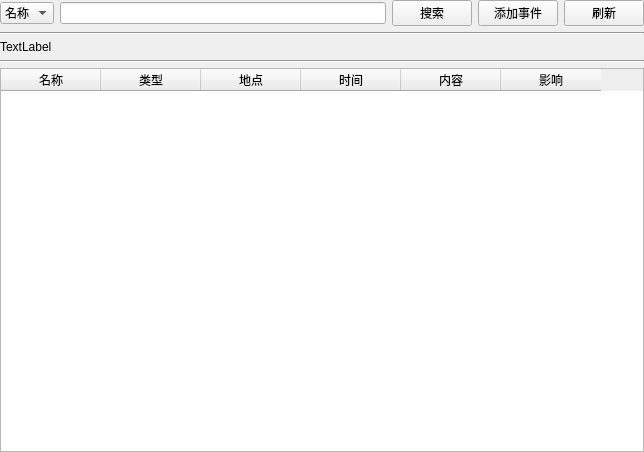
<?xml version="1.0" encoding="UTF-8"?>
<ui version="4.0">
 <class>Form</class>
 <widget class="QWidget" name="Form">
  <property name="geometry">
   <rect>
    <x>0</x>
    <y>0</y>
    <width>644</width>
    <height>452</height>
   </rect>
  </property>
  <property name="windowTitle">
   <string>Form</string>
  </property>
  <layout class="QGridLayout" name="gridLayout">
   <property name="leftMargin">
    <number>0</number>
   </property>
   <property name="topMargin">
    <number>0</number>
   </property>
   <property name="rightMargin">
    <number>0</number>
   </property>
   <property name="bottomMargin">
    <number>0</number>
   </property>
   <item row="0" column="0">
    <layout class="QVBoxLayout" name="verticalLayout">
     <item>
      <layout class="QHBoxLayout" name="horizontalLayout">
       <item>
        <widget class="QComboBox" name="search_comboBox">
         <property name="maximumSize">
          <size>
           <width>16777215</width>
           <height>16777215</height>
          </size>
         </property>
         <property name="styleSheet">
          <string notr="true">font: 12pt &quot;宋体&quot;;</string>
         </property>
         <item>
          <property name="text">
           <string>名称</string>
          </property>
         </item>
         <item>
          <property name="text">
           <string>类型</string>
          </property>
         </item>
         <item>
          <property name="text">
           <string>地点</string>
          </property>
         </item>
        </widget>
       </item>
       <item>
        <widget class="QLineEdit" name="book_search_content_lineEdit">
         <property name="styleSheet">
          <string notr="true">font: 12pt &quot;宋体&quot;;</string>
         </property>
        </widget>
       </item>
       <item>
        <widget class="QPushButton" name="search_book_pushButton">
         <property name="styleSheet">
          <string notr="true">font: 12pt &quot;宋体&quot;;</string>
         </property>
         <property name="text">
          <string>搜索</string>
         </property>
        </widget>
       </item>
       <item>
        <widget class="QPushButton" name="add_book_pushButton">
         <property name="styleSheet">
          <string notr="true">font: 12pt &quot;宋体&quot;;</string>
         </property>
         <property name="text">
          <string>添加事件</string>
         </property>
        </widget>
       </item>
       <item>
        <widget class="QPushButton" name="refresh_pushButton">
         <property name="styleSheet">
          <string notr="true">font: 12pt &quot;宋体&quot;;</string>
         </property>
         <property name="text">
          <string>刷新</string>
         </property>
        </widget>
       </item>
      </layout>
     </item>
     <item>
      <widget class="Line" name="line">
       <property name="maximumSize">
        <size>
         <width>16777215</width>
         <height>2</height>
        </size>
       </property>
       <property name="styleSheet">
        <string notr="true">background-color: rgb(222, 222, 222);</string>
       </property>
       <property name="orientation">
        <enum>Qt::Horizontal</enum>
       </property>
      </widget>
     </item>
     <item>
      <widget class="QLabel" name="book_total_label">
       <property name="styleSheet">
        <string notr="true">font: 12pt &quot;宋体&quot;;</string>
       </property>
       <property name="text">
        <string>TextLabel</string>
       </property>
      </widget>
     </item>
     <item>
      <widget class="Line" name="line_2">
       <property name="maximumSize">
        <size>
         <width>16777215</width>
         <height>2</height>
        </size>
       </property>
       <property name="styleSheet">
        <string notr="true">background-color: rgb(222, 222, 222);</string>
       </property>
       <property name="orientation">
        <enum>Qt::Horizontal</enum>
       </property>
      </widget>
     </item>
     <item>
      <widget class="QTableWidget" name="tableWidget">
       <property name="styleSheet">
        <string notr="true">font: 12pt &quot;宋体&quot;;</string>
       </property>
       <column>
        <property name="text">
         <string>名称</string>
        </property>
       </column>
       <column>
        <property name="text">
         <string>类型</string>
        </property>
       </column>
       <column>
        <property name="text">
         <string>地点</string>
        </property>
       </column>
       <column>
        <property name="text">
         <string>时间</string>
        </property>
       </column>
       <column>
        <property name="text">
         <string>内容</string>
        </property>
       </column>
       <column>
        <property name="text">
         <string>影响</string>
        </property>
       </column>
      </widget>
     </item>
    </layout>
   </item>
  </layout>
 </widget>
 <resources/>
 <connections/>
</ui>
